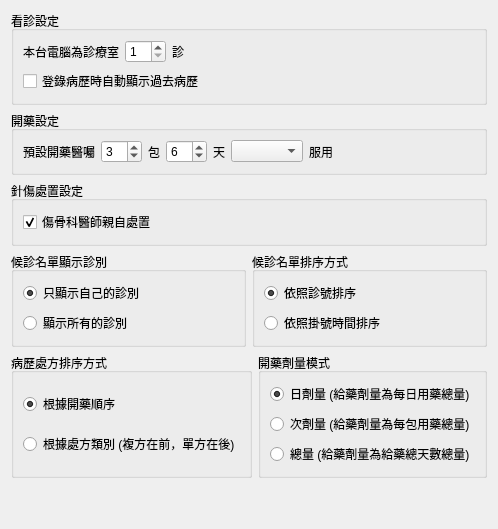
       <widget class="QWidget" name="tab_2">
        <attribute name="icon">
         <iconset>
          <normaloff>../icons/computer.png</normaloff>../icons/computer.png</iconset>
        </attribute>
        <attribute name="title">
         <string>看診設定</string>
        </attribute>
        <layout class="QVBoxLayout" name="verticalLayout_7">
         <item>
          <widget class="QGroupBox" name="groupBox_9">
           <property name="title">
            <string>看診設定</string>
           </property>
           <property name="flat">
            <bool>true</bool>
           </property>
           <layout class="QVBoxLayout" name="verticalLayout_6">
            <item>
             <layout class="QGridLayout" name="gridLayout_4">
              <item row="1" column="0" colspan="4">
               <widget class="QCheckBox" name="checkBox_copy_past">
                <property name="text">
                 <string>登錄病歷時自動顯示過去病歷</string>
                </property>
               </widget>
              </item>
              <item row="0" column="3">
               <spacer name="horizontalSpacer_5">
                <property name="orientation">
                 <enum>Qt::Horizontal</enum>
                </property>
                <property name="sizeHint" stdset="0">
                 <size>
                  <width>40</width>
                  <height>20</height>
                 </size>
                </property>
               </spacer>
              </item>
              <item row="0" column="0">
               <widget class="QLabel" name="label_8">
                <property name="text">
                 <string>本台電腦為診療室</string>
                </property>
               </widget>
              </item>
              <item row="0" column="1">
               <widget class="QSpinBox" name="spinBox_room">
                <property name="minimum">
                 <number>1</number>
                </property>
               </widget>
              </item>
              <item row="0" column="2">
               <widget class="QLabel" name="label_9">
                <property name="text">
                 <string>診</string>
                </property>
               </widget>
              </item>
             </layout>
            </item>
           </layout>
          </widget>
         </item>
         <item>
          <widget class="QGroupBox" name="groupBox_10">
           <property name="title">
            <string>開藥設定</string>
           </property>
           <property name="flat">
            <bool>true</bool>
           </property>
           <layout class="QVBoxLayout" name="verticalLayout_9">
            <item>
             <layout class="QGridLayout" name="gridLayout_5">
              <item row="0" column="3">
               <widget class="QSpinBox" name="spinBox_days">
                <property name="minimum">
                 <number>1</number>
                </property>
                <property name="maximum">
                 <number>90</number>
                </property>
                <property name="value">
                 <number>6</number>
                </property>
               </widget>
              </item>
              <item row="0" column="5">
               <widget class="QComboBox" name="comboBox_instruction"/>
              </item>
              <item row="0" column="0">
               <widget class="QLabel" name="label_10">
                <property name="text">
                 <string>預設開藥醫囑</string>
                </property>
               </widget>
              </item>
              <item row="0" column="4">
               <widget class="QLabel" name="label_13">
                <property name="text">
                 <string>天</string>
                </property>
               </widget>
              </item>
              <item row="0" column="7">
               <spacer name="horizontalSpacer_7">
                <property name="orientation">
                 <enum>Qt::Horizontal</enum>
                </property>
                <property name="sizeHint" stdset="0">
                 <size>
                  <width>40</width>
                  <height>20</height>
                 </size>
                </property>
               </spacer>
              </item>
              <item row="0" column="2">
               <widget class="QLabel" name="label_11">
                <property name="text">
                 <string>包</string>
                </property>
               </widget>
              </item>
              <item row="0" column="1">
               <widget class="QSpinBox" name="spinBox_packages">
                <property name="minimum">
                 <number>1</number>
                </property>
                <property name="maximum">
                 <number>24</number>
                </property>
                <property name="value">
                 <number>3</number>
                </property>
               </widget>
              </item>
              <item row="0" column="6">
               <widget class="QLabel" name="label_12">
                <property name="text">
                 <string>服用</string>
                </property>
               </widget>
              </item>
             </layout>
            </item>
           </layout>
          </widget>
         </item>
         <item>
          <widget class="QGroupBox" name="groupBox_11">
           <property name="title">
            <string>針傷處置設定</string>
           </property>
           <property name="flat">
            <bool>true</bool>
           </property>
           <layout class="QVBoxLayout" name="verticalLayout_20">
            <item>
             <widget class="QCheckBox" name="checkBox_doctor_treat">
              <property name="text">
               <string>傷骨科醫師親自處置</string>
              </property>
              <property name="checked">
               <bool>true</bool>
              </property>
             </widget>
            </item>
           </layout>
          </widget>
         </item>
         <item>
          <layout class="QHBoxLayout" name="horizontalLayout_2">
           <item>
            <widget class="QGroupBox" name="groupBox_31">
             <property name="title">
              <string>候診名單顯示診別</string>
             </property>
             <property name="flat">
              <bool>true</bool>
             </property>
             <layout class="QVBoxLayout" name="verticalLayout_42">
              <item>
               <widget class="QRadioButton" name="radioButton_self_room">
                <property name="text">
                 <string>只顯示自己的診別</string>
                </property>
                <property name="checked">
                 <bool>true</bool>
                </property>
               </widget>
              </item>
              <item>
               <widget class="QRadioButton" name="radioButton_all_room">
                <property name="text">
                 <string>顯示所有的診別</string>
                </property>
               </widget>
              </item>
             </layout>
            </widget>
           </item>
           <item>
            <widget class="QGroupBox" name="groupBox_12">
             <property name="title">
              <string>候診名單排序方式</string>
             </property>
             <property name="flat">
              <bool>true</bool>
             </property>
             <layout class="QVBoxLayout" name="verticalLayout_8">
              <item>
               <widget class="QRadioButton" name="radioButton_order_no">
                <property name="text">
                 <string>依照診號排序</string>
                </property>
                <property name="checked">
                 <bool>true</bool>
                </property>
               </widget>
              </item>
              <item>
               <widget class="QRadioButton" name="radioButton_order_time">
                <property name="text">
                 <string>依照掛號時間排序</string>
                </property>
               </widget>
              </item>
             </layout>
            </widget>
           </item>
          </layout>
         </item>
         <item>
          <layout class="QHBoxLayout" name="horizontalLayout_11">
           <item>
            <widget class="QGroupBox" name="groupBox_13">
             <property name="title">
              <string>病歷處方排序方式</string>
             </property>
             <property name="flat">
              <bool>true</bool>
             </property>
             <layout class="QVBoxLayout" name="verticalLayout_21">
              <item>
               <widget class="QRadioButton" name="radioButton_order_medicine_key">
                <property name="text">
                 <string>根據開藥順序</string>
                </property>
                <property name="checked">
                 <bool>true</bool>
                </property>
               </widget>
              </item>
              <item>
               <widget class="QRadioButton" name="radioButton_order_medicine_type">
                <property name="text">
                 <string>根據處方類別 (複方在前，單方在後)</string>
                </property>
               </widget>
              </item>
             </layout>
            </widget>
           </item>
           <item>
            <widget class="QGroupBox" name="groupBox_14">
             <property name="title">
              <string>開藥劑量模式</string>
             </property>
             <property name="flat">
              <bool>true</bool>
             </property>
             <layout class="QVBoxLayout" name="verticalLayout_22">
              <item>
               <widget class="QRadioButton" name="radioButton_dosage1">
                <property name="text">
                 <string>日劑量 (給藥劑量為每日用藥總量)</string>
                </property>
                <property name="checked">
                 <bool>true</bool>
                </property>
               </widget>
              </item>
              <item>
               <widget class="QRadioButton" name="radioButton_dosage2">
                <property name="text">
                 <string>次劑量 (給藥劑量為每包用藥總量)</string>
                </property>
               </widget>
              </item>
              <item>
               <widget class="QRadioButton" name="radioButton_dosage3">
                <property name="text">
                 <string>總量 (給藥劑量為給藥總天數總量)</string>
                </property>
               </widget>
              </item>
             </layout>
            </widget>
           </item>
          </layout>
         </item>
         <item>
          <spacer name="verticalSpacer_4">
           <property name="orientation">
            <enum>Qt::Vertical</enum>
           </property>
           <property name="sizeHint" stdset="0">
            <size>
             <width>20</width>
             <height>40</height>
            </size>
           </property>
          </spacer>
         </item>
        </layout>
       </widget>
